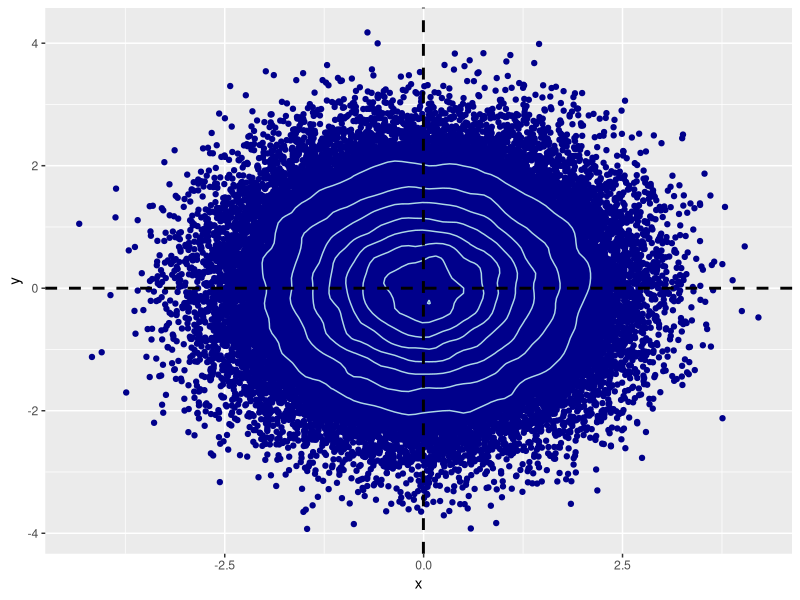
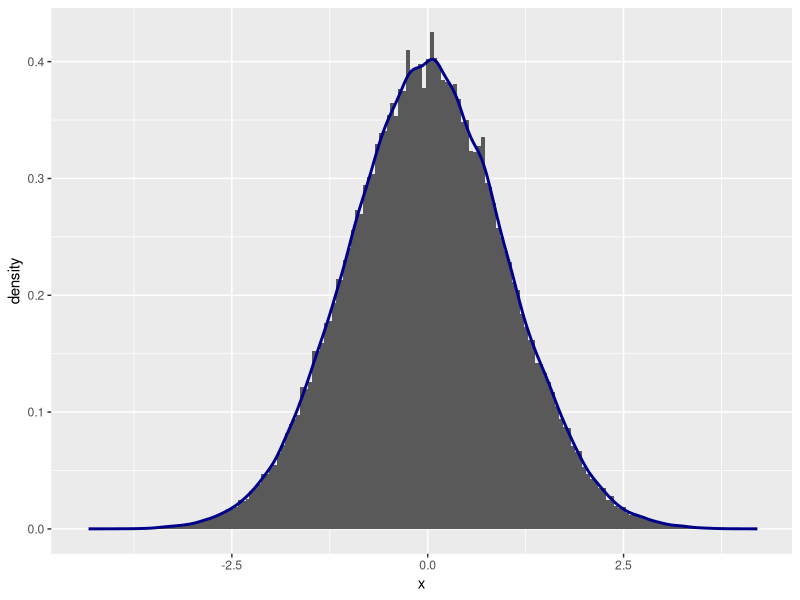
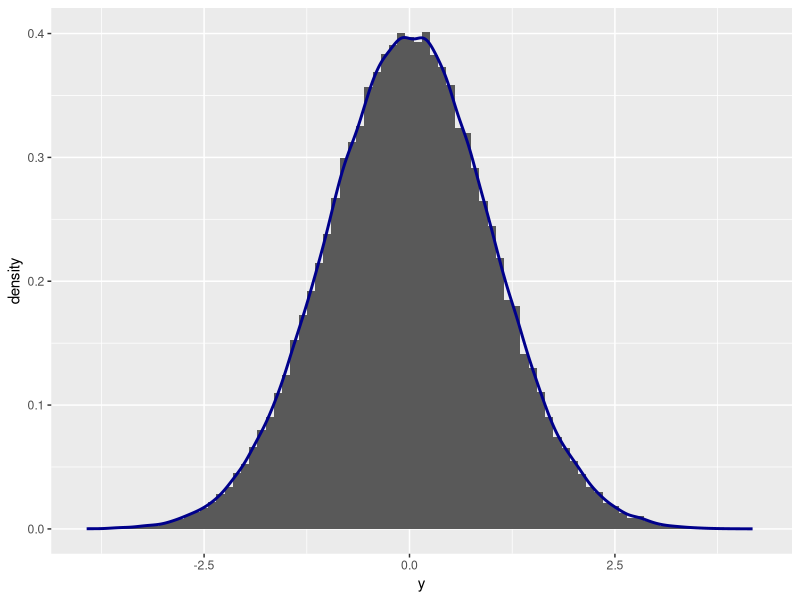
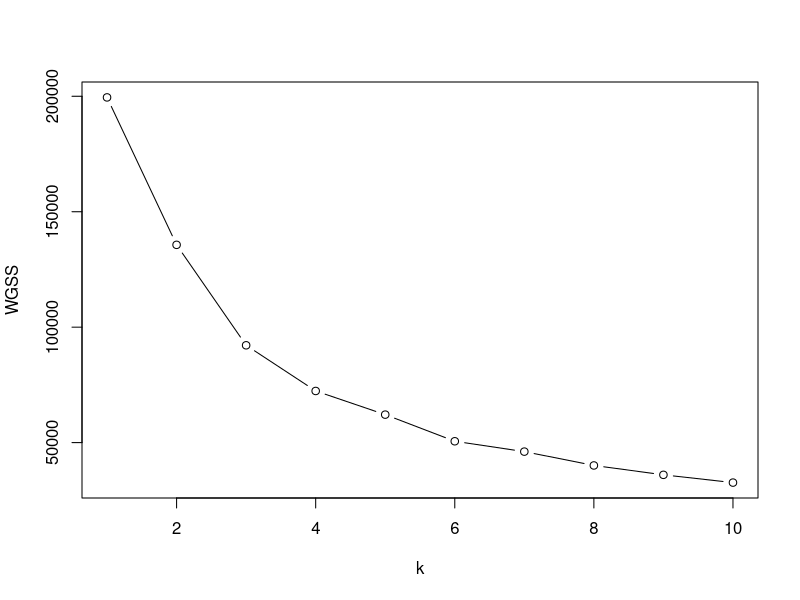
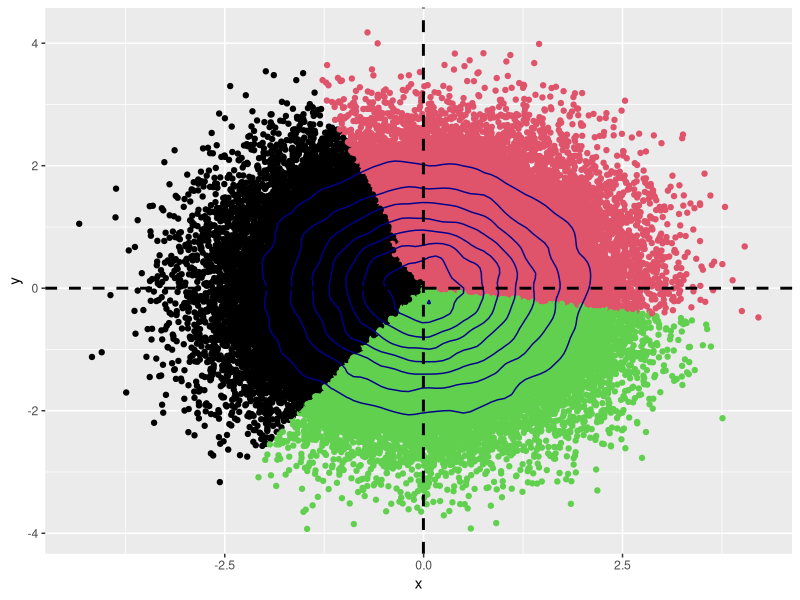
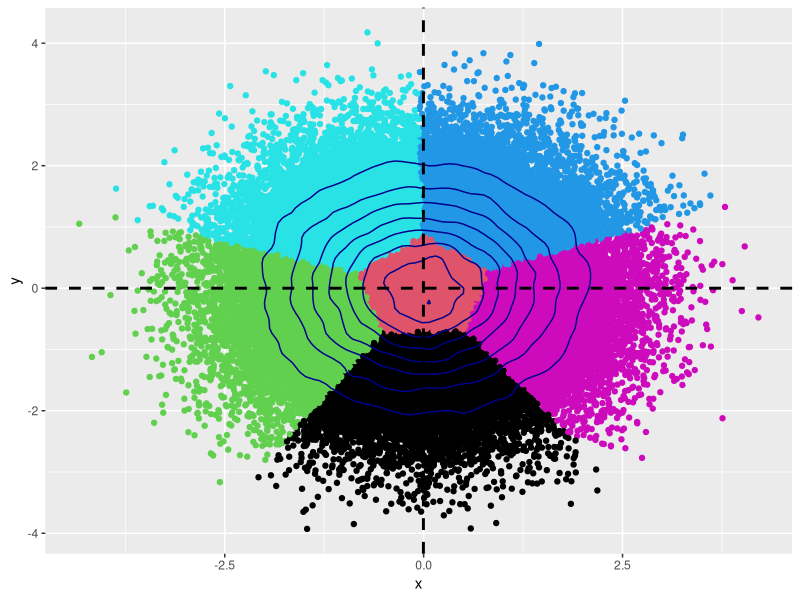
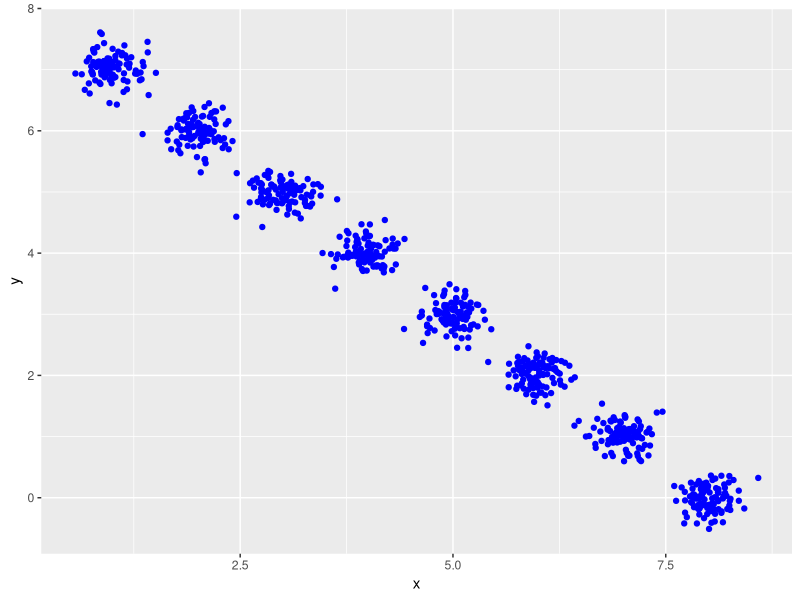
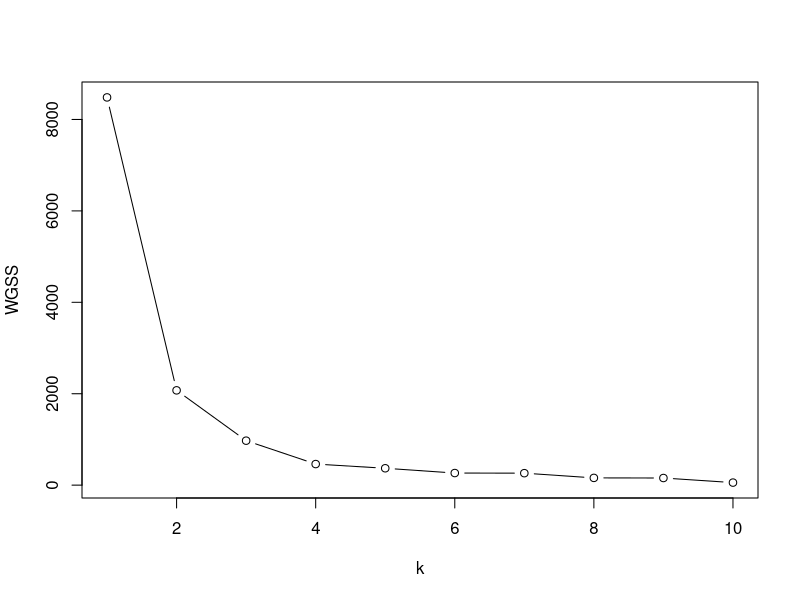

The R script that drew these images, in order:
####################################################
####################################################
####### O Problema de Clustering K-means ###########
######## PEDRO CAVALCANTE OLIVEIRA ################# 
################ AZUL ##############################

library(dplyr)
library(cluster)
library(ggplot2)

##### Começaremos gerando dados aleatórios
##### Seja n o tamanho da amostra, o leitor pode alterar se quiser

n = 100000

#### Geraremos um vetor aleatório no R^2

x <- rnorm(mean = 0, 
            sd = 1,
              n= n)

y <- rnorm(mean = 0,
            sd = 1,
              n = n)

amostra1 <- data.frame(x, y)

amostra1 %>%
  ggplot(aes(x=x, y=y))+
  geom_point(color = "dark blue")+
  geom_density_2d(color = "light blue")+
  geom_vline(aes(xintercept=mean(x)),   
             color="black", linetype="dashed", size=1)+
  geom_hline(aes(yintercept=mean(y)),   
             color="black", linetype="dashed", size=1)

amostra1 %>%
  ggplot(aes(x=x))+
  geom_histogram(aes(y=..density..), binwidth = .05)+
  geom_density(color = "dark blue", size = 1)

amostra1 %>%
  ggplot(aes(x=y))+
  geom_histogram(aes(y=..density..), binwidth = .1)+
  geom_density(color = "dark blue", size = 1)


##### Definimos uma semente aleatória

set.seed(1234)

##### Método do Cotovelo

wssplot <- function(data, nc=10, seed=1234){
  wss <- (nrow(data)-1)*sum(apply(data,2,var))
  for (i in 2:nc){
    set.seed(seed)
    wss[i] <- sum(kmeans(data, centers=i)$withinss)}
  plot(1:nc, wss, type="b", xlab="k",
       ylab="WGSS")}

wssplot(amostra1)

kmeans_amostra1_1 <- kmeans(amostra1, 
                            centers = 3)

amostra1 %>%
  ggplot(aes(x=x, y=y))+
  geom_point(color = kmeans_amostra1_1$cluster)+
  geom_density_2d(color = "dark blue")+
  geom_vline(aes(xintercept=mean(x)),   
             color="black", linetype="dashed", size=1)+
  geom_hline(aes(yintercept=mean(y)),   
             color="black", linetype="dashed", size=1)

kmeans_amostra1_2 <- kmeans(amostra1, 
                            centers = 6)

amostra1 %>%
  ggplot(aes(x=x, y=y))+
  geom_point(color = kmeans_amostra1_2$cluster)+
  geom_density_2d(color = "dark blue")+
  geom_vline(aes(xintercept=mean(x)),   
             color="black", linetype="dashed", size=1)+
  geom_hline(aes(yintercept=mean(y)),   
             color="black", linetype="dashed", size=1)

##### O algoritimo encontra agrupamentos
##### Apesar dos dados serem homogeneamente distribuídos

k = 8
m = 100
sd = .2 ## .2 gera identificação limpa em alguns casos

datalist = list() ## Util depois para aglutinar os dados

for (i in 1:k){
  
    x <- rnorm(mean = i, 
              sd = sd, 
                n=m)
    
  y <- rnorm(mean = (8-i),
              sd = sd,
                n=m)
  
  datalist[[i]] <- data.frame(x,y)
}

amostra2 <- do.call(rbind, datalist)

amostra2 %>%
  ggplot(aes(x=x, y=y))+
  geom_point(color = "blue")
  

#### Vamos ver como o cotovelo se comporta com 8 agrupamentos claramente definidos

wssplot(amostra2)

#### Observe que para um numero > k de clusters, o WGSS é ~~constante

kmeans_amostra2 <- kmeans(amostra2, 
                            centers = k)

amostra2 %>%
  ggplot(aes(x=x, y=y))+
  geom_point(color = kmeans_amostra2$cluster)

#### Tudo bem, k-means não parece estar acertando, mas e dbscan?

library(dbscan)

analise_db <- dbscan(amostra2, eps = sd)

hullplot(amostra2, 
         cl = analise_db$cluster)
